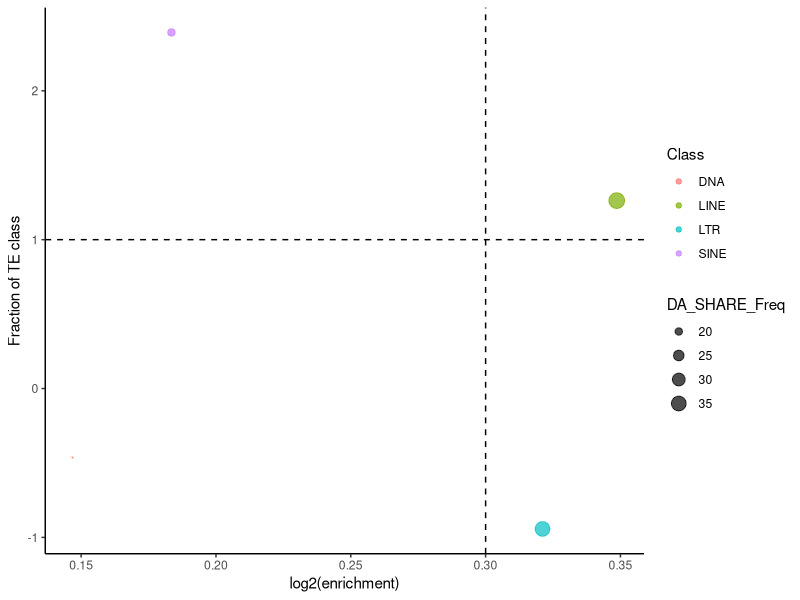
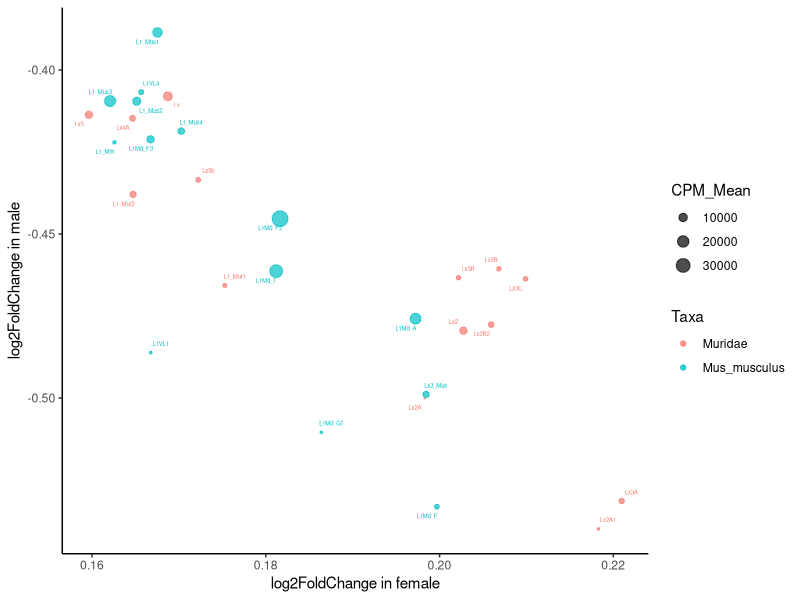
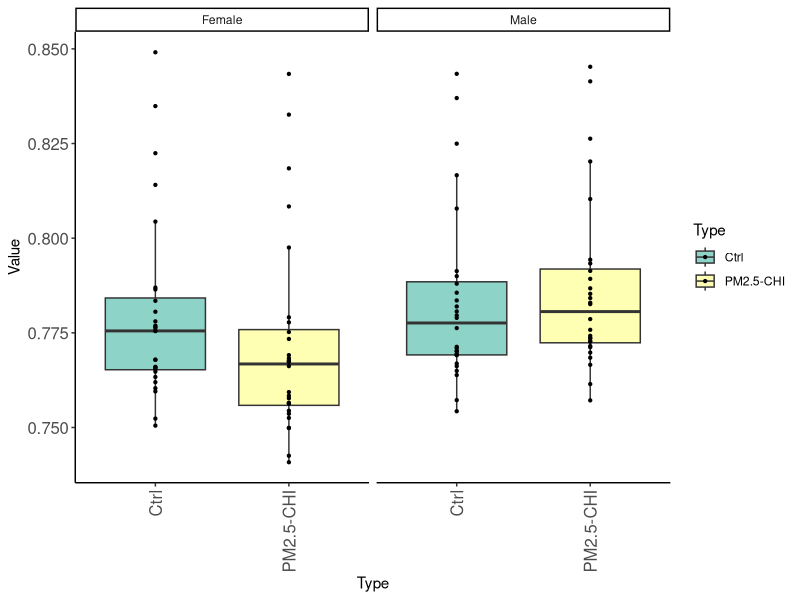

Write the R code that produced these figures, in order.
library(ggplot2)
library(ggrepel)
#plot the class enrichment of sex-shared DA-subfamilies in PM2.5-CHI
data<-read.table("supplementary file 5. PM2.5-CHI-SexShared_DA_subfamily_Class_ratio.txt",header = T)
ggplot(data, aes(x = DA_SAHRE_Frac, y = log2(Ratio),col=Class,size=DA_SHARE_Freq))+
  geom_point(alpha=0.7)+theme_classic()+scale_size(range = c(0.1, 5))+
  xlab("log2(enrichment)") +ylab("Fraction of TE class")+
  geom_hline(yintercept=1,linetype="dashed",size=0.5)+
  geom_vline(xintercept=0.3, linetype="dashed",size=0.5)

#plot the distribution of sex-shared LINE DA-subfamilies in PM2.5-CHI
data<-read.table("supplementary file 6. PM2.5-CHI-SexShared_subfamily_LINE.txt",header = T)
data<-data[data$Taxa=="Muridae" | data$Taxa=="Mus_musculus",]
ggplot(data, aes(x = logFC_F, y = logFC_M,col=Taxa,size=CPM_Mean))+
  geom_point(alpha=0.7)+theme_classic()+scale_size(range = c(0.1, 5))+
  xlab("log2FoldChange in female") +ylab("log2FoldChange in male")+
  geom_text_repel(data = subset(data),aes(label = TE),size = 1.5)

#boxplot of DNA methylation
dat<-data[,c(2,12:15)];a1<-dat[,c(1,2)];a2<-dat[,c(1,3)];a3<-dat[,c(1,4)];a4<-dat[,c(1,5)]
colnames(a1)<-c("TE","Value");colnames(a2)<-c("TE","Value");colnames(a3)<-c("TE","Value");colnames(a4)<-c("TE","Value");
a1$Type<-"Ctrl";a1$Sex<-"Female";a2$Type<-"PM2.5-CHI";a2$Sex<-"Female";a3$Type<-"Ctrl";a3$Sex<-"Male";a4$Type<-"PM2.5-CHI";a4$Sex<-"Male";
k<-rbind(a1,a2,a3,a4)
ggplot(k, aes(Type, Value,fill=Type))+scale_fill_brewer(palette = "Set3") +
  geom_boxplot(outlier.shape = NA,position = position_dodge2(preserve = "single"))+
  theme_classic()+geom_point(size=0.8)+facet_wrap(~Sex)+
  theme(axis.text.x = element_text(size=12,angle = 90, hjust = 1,vjust = 0.5),
        axis.text.y = element_text(size=12),
        plot.title = element_text(hjust = 0.5))
